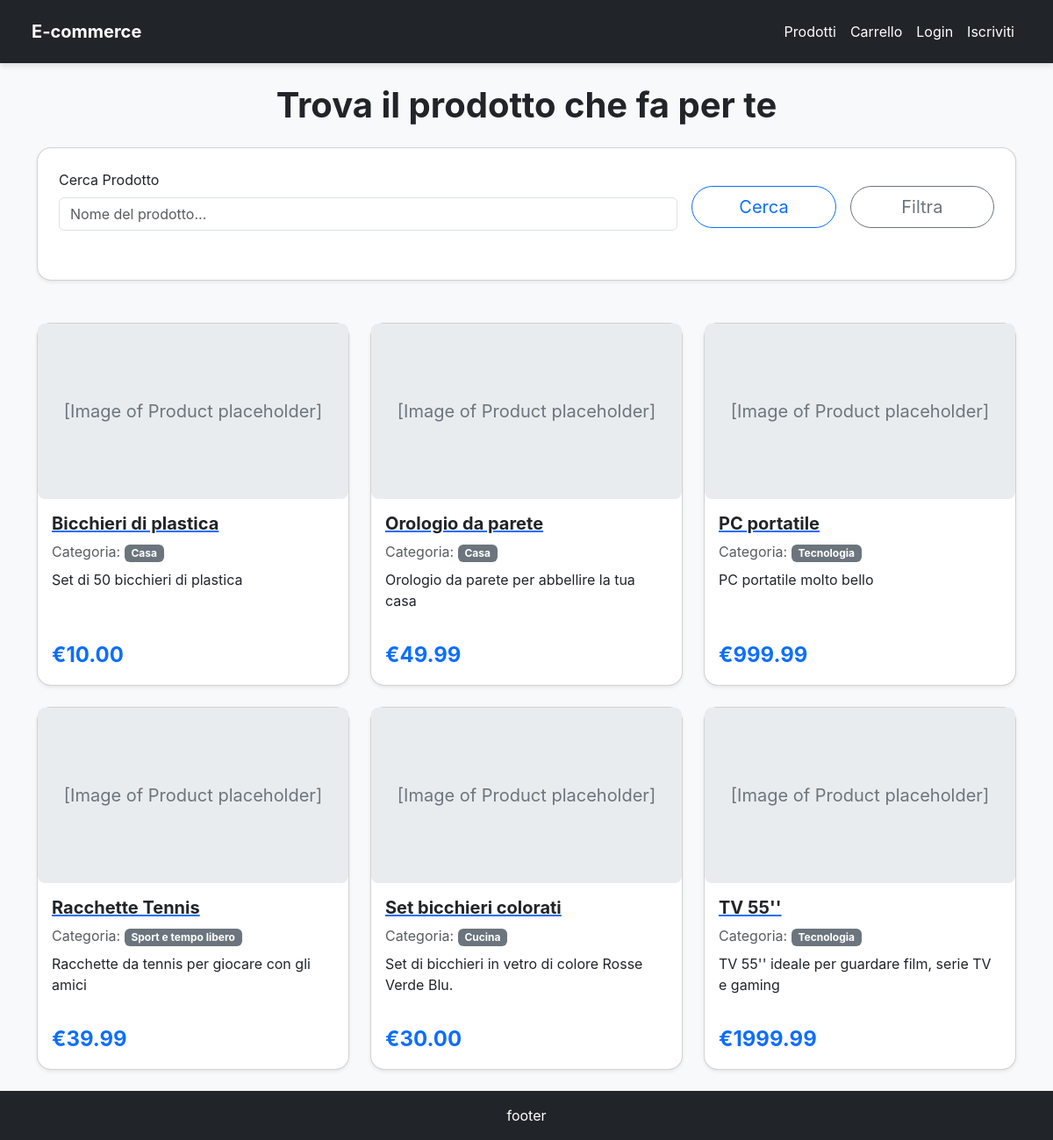
Screenshot of /products/ with the database file from the repository.
### products/models.py (models this page shows, shortened)
class Product(models.Model):
    name = models.CharField(max_length=200, verbose_name="Nome Prodotto")
    slug = models.SlugField(max_length=200, unique=True, help_text="Slug unico per l'URL del prodotto")
    category = models.ForeignKey(
        Category,
        on_delete=models.SET_NULL,
        null=True,
        blank=True,
        related_name='products',
        verbose_name="Categoria"
    )
    description = models.TextField(verbose_name="Descrizione prodotto")
    price = models.DecimalField(
        max_digits=10,
        decimal_places=2,
        verbose_name="Prezzo in €"
    )
    stock = models.IntegerField(
        default=0,
        verbose_name="Quantità Disponibile",
        help_text="Quantità di prodotti disponibili in magazzino."
    )
    created_at = models.DateTimeField(auto_now_add=True, verbose_name="Data Creazione")
    updated_at = models.DateTimeField(auto_now=True, verbose_name="Ultimo Aggiornamento")
    class Meta:
        ordering = ('name',)
        verbose_name = "Prodotto"
        verbose_name_plural = "Prodotti"
    def get_absolute_url(self):
        return reverse("product_details", kwargs={"slug": self.slug})

class Category(models.Model):
    name = models.CharField(max_length=100, unique=True, verbose_name="Nome Categoria")
    slug = models.SlugField(max_length=100, unique=True, help_text="Slug unico per l'URL della categoria")
    class Meta:
        ordering = ('name',)
        verbose_name_plural = "Categorie"
    def __str__(self):
        return self.name

### products/views.py (the view, shortened to what this page needs)
# urls.py: path("", ProductListView.as_view(), name="product_list"),
class ProductListView(ListView):
    model = Product
    template_name = 'product_list.html'
    context_object_name = 'product_list'
    def get_queryset(self):
        queryset = super().get_queryset()
        form = ProductSearchForm(self.request.GET)
        if form.is_valid():
            query = form.cleaned_data.get('q')
            if query:
                queryset = queryset.filter(
                    Q(name__icontains=query) | Q(description__icontains=query)  # Ricerca per nome o descrizione
                ).distinct()  # Evita duplicati se un prodotto corrisponde a più condizioni
            categories = form.cleaned_data.get('category')
            if categories:
                queryset = queryset.filter(category__in=categories)
            available_only = form.cleaned_data.get('available_only')
            if available_only:
                queryset = queryset.filter(stock__gt=0)
            sort_by = form.cleaned_data.get('sort_by')
        if not queryset.ordered:
            queryset = queryset.order_by('name')
        return queryset
    def get_context_data(self, **kwargs):
        context = super().get_context_data(**kwargs)
        context['form'] = ProductSearchForm(self.request.GET)
        return context

### templates/product_list.html (shortened to what this page needs)
{% extends 'base.html' %}
{% load crispy_forms_tags %}
{% block content %}
<h1 class="text-center mb-4 fw-bold text-dark">Trova il prodotto che fa per te</h1>
<div class="card p-4 rounded-card shadow-sm mb-5">
    <form method="get" action="{% url 'product_list' %}" class="mb-3">
        <div class="row g-3 align-items-center">
            <div class="col-md-8">
                {{ form.q|as_crispy_field }}
            </div>
            <div class="col-md-2">
                <button class="btn btn-outline-primary w-100 btn-lg rounded-pill" type="submit">Cerca</button>
            </div>
            <div class="col-md-2">
                <button class="btn btn-outline-secondary w-100 btn-lg rounded-pill" type="button" data-bs-toggle="collapse" data-bs-target="#filtersCollapse" aria-expanded="false" aria-controls="filtersCollapse">
                    Filtra
                </button>
            </div>
        </div>
    </form>
</div>
{% if product_list %}
<div class="row row-cols-1 row-cols-md-2 row-cols-lg-3 g-4">
    {% for product in product_list %}
    <div class="col">
        <div class="card h-100 shadow-sm rounded-card">
            <div class="img-placeholder">
                [Image of Product placeholder]
            </div>
            <div class="card-body d-flex flex-column">
                <a href="{{ product.get_absolute_url }}">
                    <h5 class="card-title fw-bold text-dark">{{ product.name }}</h5>
                </a>
                <p class="card-text text-muted mb-2">Categoria: <span class="badge bg-secondary">{{ product.category.name }}</span></p>
                <p class="card-text text-dark flex-grow-1">{{ product.description|truncatechars:100 }}</p>
                <div class="d-flex justify-content-between align-items-center mt-3">
                    <span class="fs-4 fw-bold text-primary">€{{ product.price|floatformat:2 }}</span>
                </div>
            </div>
        </div>
    </div>
    {% endfor %}
</div>
{% else %}
<div class="alert alert-info text-center" role="alert">
    Nessun prodotto trovato. Controlla il nome inserito e i filtri usati
</div>
{% endif %}
{% endblock content %}

### templates/base.html (style rules this page uses)
body { font-family: 'Inter', sans-serif; background-color: #f8f9fa; padding-top: 4.5rem; }
.rounded-card { border-radius: 1rem; }
.img-placeholder { background-color: #e9ecef; display: flex; align-items: center; justify-content: center; font-size: 1.25rem; color: #6c757d; height: 200px; border-radius: 0.5rem; }

### rows the page displays
Product: name "Bicchieri di plastica", category.name "Casa", description "Set di 50 bicchieri di plastica", price "10.00"
Product: name "Orologio da parete", category.name "Casa", description "Orologio da parete per abbellire la tua casa", price "49.99"
Product: name "PC portatile", category.name "Tecnologia", description "PC portatile molto bello", price "999.99"
Product: name "Racchette Tennis", category.name "Sport e tempo libero", description "Racchette da tennis per giocare con gli amici", price "39.99"
Product: name "Set bicchieri colorati", category.name "Cucina", description "Set di bicchieri in vetro di colore Rosse Verde Blu.", price "30.00"
Product: name "TV 55''", category.name "Tecnologia", description "TV 55'' ideale per guardare film, serie TV e gaming", price "1999.99"
